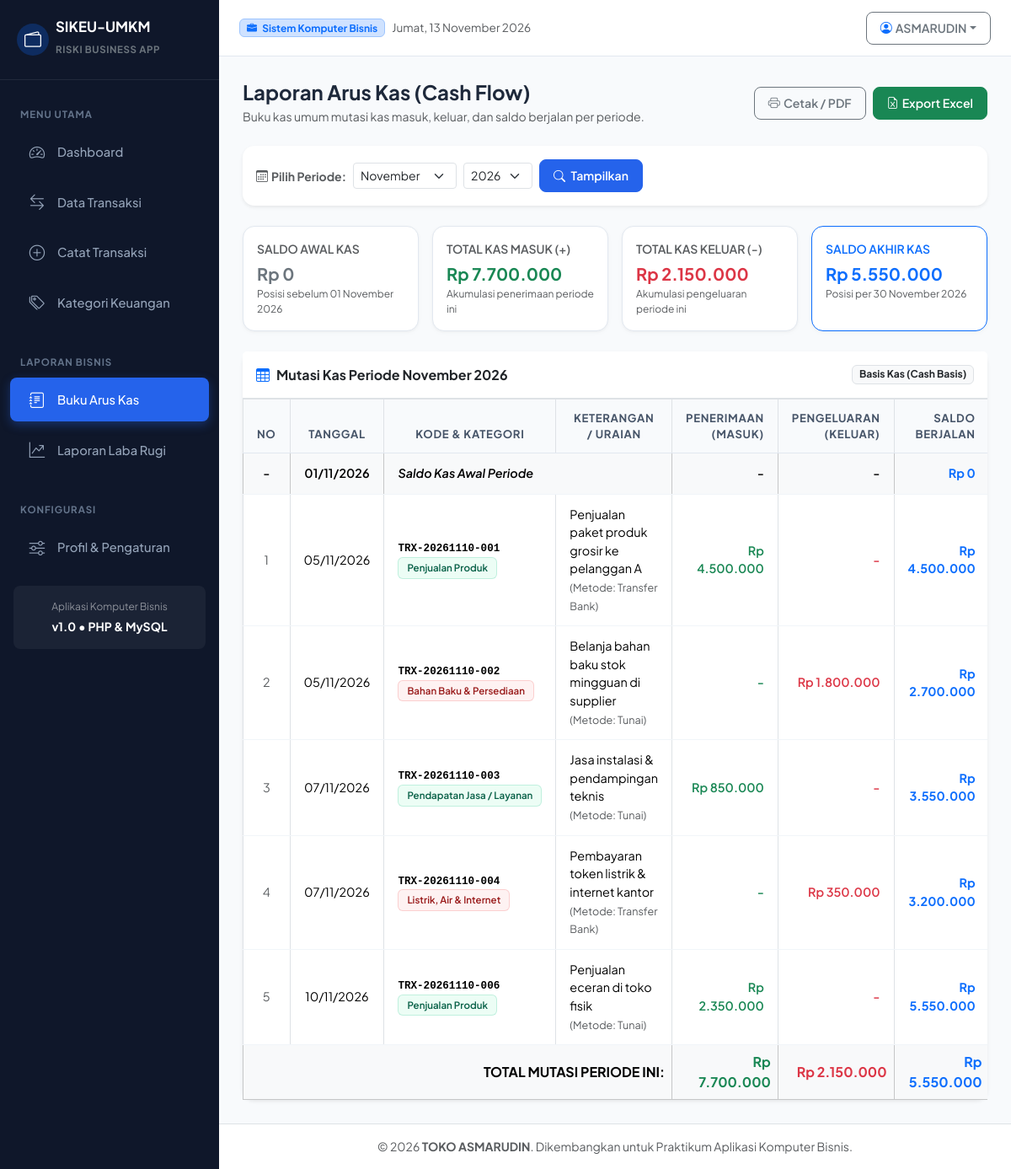
/laporan_arus_kas.php, run on the app's committed database.
### tables this page shows
CREATE TABLE `pengaturan` (
  `id` int(11) NOT NULL,
  `nama_bisnis` varchar(150) NOT NULL,
  `pemilik` varchar(100) NOT NULL,
  `telepon` varchar(30) DEFAULT NULL,
  `alamat` text DEFAULT NULL,
  `mata_uang` varchar(10) DEFAULT 'Rp',
  `updated_at` timestamp NOT NULL DEFAULT current_timestamp() ON UPDATE current_timestamp()
);

CREATE TABLE `transaksi` (
  `id` int(11) NOT NULL,
  `kode_transaksi` varchar(50) NOT NULL,
  `tanggal` date NOT NULL,
  `jenis` enum('pemasukan','pengeluaran') NOT NULL,
  `kategori_id` int(11) NOT NULL,
  `nominal` decimal(15,2) NOT NULL DEFAULT 0.00,
  `metode_pembayaran` varchar(50) DEFAULT 'Tunai',
  `keterangan` text DEFAULT NULL,
  `bukti_transaksi` varchar(255) DEFAULT NULL,
  `created_at` timestamp NOT NULL DEFAULT current_timestamp(),
  `updated_at` timestamp NOT NULL DEFAULT current_timestamp() ON UPDATE current_timestamp()
);

CREATE TABLE `kategori` (
  `id` int(11) NOT NULL,
  `nama_kategori` varchar(100) NOT NULL,
  `jenis` enum('pemasukan','pengeluaran') NOT NULL,
  `deskripsi` varchar(255) DEFAULT NULL,
  `created_at` timestamp NOT NULL DEFAULT current_timestamp()
);

### config/helper.php (called while the page is built, shortened)
<?php
function rupiah($angka) {
    return 'Rp ' . number_format((float)$angka, 0, ',', '.');
}
function tanggal_indo($tanggal, $cetak_hari = false) {
    $hari = [
        1 => 'Senin', 'Selasa', 'Rabu', 'Kamis', 'Jumat', 'Sabtu', 'Minggu'
    ];
    $bulan = [
        1 => 'Januari', 'Februari', 'Maret', 'April', 'Mei', 'Juni',
        'Juli', 'Agustus', 'September', 'Oktober', 'November', 'Desember'
    ];
    $pecahkan = explode('-', date('Y-m-d', strtotime($tanggal)));
    $tgl_indo = $pecahkan[2] . ' ' . $bulan[(int)$pecahkan[1]] . ' ' . $pecahkan[0];
    if ($cetak_hari) {
        $num_hari = date('N', strtotime($tanggal));
        return $hari[$num_hari] . ', ' . $tgl_indo;
    }
    return $tgl_indo;
}
function sanitize($input) {
    return htmlspecialchars(trim($input ?? ''), ENT_QUOTES, 'UTF-8');
}
function get_profil_bisnis($pdo) {
    $stmt = $pdo->query("SELECT * FROM pengaturan ORDER BY id ASC LIMIT 1");
    $data = $stmt->fetch();
    return $data;
}

### laporan_arus_kas.php (the view, shortened to what this page needs)
<?php
require_once __DIR__ . '/includes/header.php';
$bulanPilih = sanitize($_GET['bulan'] ?? date('m'));
$tahunPilih = sanitize($_GET['tahun'] ?? date('Y'));
$tanggalAwalPeriode = "$tahunPilih-$bulanPilih-01";
$tanggalAkhirPeriode = date('Y-m-t', strtotime($tanggalAwalPeriode));
$stmtSaldoAwalIn = $pdo->prepare("SELECT COALESCE(SUM(nominal), 0) FROM transaksi WHERE jenis = 'pemasukan' AND tanggal < ?");
$stmtSaldoAwalIn->execute([$tanggalAwalPeriode]);
$saldoAwalIn = (float)$stmtSaldoAwalIn->fetchColumn();
$stmtSaldoAwalOut = $pdo->prepare("SELECT COALESCE(SUM(nominal), 0) FROM transaksi WHERE jenis = 'pengeluaran' AND tanggal < ?");
$stmtSaldoAwalOut->execute([$tanggalAwalPeriode]);
$saldoAwalOut = (float)$stmtSaldoAwalOut->fetchColumn();
$saldoAwal = $saldoAwalIn - $saldoAwalOut;
$stmtTrx = $pdo->prepare("
    SELECT t.*, k.nama_kategori
    FROM transaksi t
    JOIN kategori k ON t.kategori_id = k.id
    WHERE t.tanggal >= ? AND t.tanggal <= ?
    ORDER BY t.tanggal ASC, t.id ASC
");
$stmtTrx->execute([$tanggalAwalPeriode, $tanggalAkhirPeriode]);
$transaksiPeriode = $stmtTrx->fetchAll();
$totalPemasukanPeriode = 0;
$totalPengeluaranPeriode = 0;
foreach ($transaksiPeriode as $trx) {
    if ($trx['jenis'] == 'pemasukan') {
        $totalPemasukanPeriode += (float)$trx['nominal'];
    } else {
        $totalPengeluaranPeriode += (float)$trx['nominal'];
    }
}
$saldoAkhir = $saldoAwal + $totalPemasukanPeriode - $totalPengeluaranPeriode;
$bulanList = [
    '01' => 'Januari', '02' => 'Februari', '03' => 'Maret', '04' => 'April',
    '05' => 'Mei', '06' => 'Juni', '07' => 'Juli', '08' => 'Agustus',
    '09' => 'September', '10' => 'Oktober', '11' => 'November', '12' => 'Desember'
];
?>
<div class="d-flex justify-content-between align-items-center mb-4 flex-wrap gap-2">
    <div>
        <h4 class="fw-bold mb-1">Laporan Arus Kas (Cash Flow)</h4>
        <p class="text-muted mb-0 small">Buku kas umum mutasi kas masuk, keluar, dan saldo berjalan per periode.</p>
    </div>
    <div class="d-flex gap-2 no-print">
        <a href="cetak_laporan.php?tipe=arus_kas&bulan=<?= $bulanPilih ?>&tahun=<?= $tahunPilih ?>" target="_blank" class="btn btn-outline-secondary d-flex align-items-center">
            <i class="bi bi-printer me-1"></i> Cetak / PDF
        </a>
        <a href="export_excel.php?tipe=arus_kas&bulan=<?= $bulanPilih ?>&tahun=<?= $tahunPilih ?>" target="_blank" class="btn btn-success d-flex align-items-center">
            <i class="bi bi-file-earmark-excel me-1"></i> Export Excel
        </a>
    </div>
</div>
<div class="card mb-4 no-print shadow-sm border-0">
    <div class="card-body p-3">
        <form method="GET" action="laporan_arus_kas.php" class="row g-2 align-items-center">
            <div class="col-auto">
                <span class="fw-bold small text-muted"><i class="bi bi-calendar3 me-1"></i>Pilih Periode:</span>
            </div>
            <div class="col-auto">
                <select name="bulan" class="form-select form-select-sm">
                    <?php foreach ($bulanList as $k => $v): ?>
                        <option value="<?= $k ?>" <?= $bulanPilih == $k ? 'selected' : '' ?>><?= $v ?></option>
                    <?php endforeach; ?>
                </select>
            </div>
            <div class="col-auto">
                <select name="tahun" class="form-select form-select-sm">
                    <?php
                    $yearNow = (int)date('Y');
                    for ($y = $yearNow - 2; $y <= $yearNow + 1; $y++): ?>
                        <option value="<?= $y ?>" <?= $tahunPilih == $y ? 'selected' : '' ?>><?= $y ?></option>
                    <?php endfor; ?>
                </select>
            </div>
            <div class="col-auto">
                <button type="submit" class="btn btn-sm btn-primary">
                    <i class="bi bi-search me-1"></i> Tampilkan
                </button>
            </div>
        </form>
    </div>
</div>
<div class="row g-3 mb-4">
    <div class="col-12 col-md-3">
        <div class="card p-3 h-100 bg-white">
            <div class="text-muted small fw-semibold">SALDO AWAL KAS</div>
            <div class="fs-5 fw-bold text-secondary mt-1"><?= rupiah($saldoAwal) ?></div>
            <small class="text-muted" style="font-size: 0.75rem;">Posisi sebelum 01 <?= $bulanList[$bulanPilih] ?> <?= $tahunPilih ?></small>
        </div>
    </div>
    <div class="col-12 col-md-3">
        <div class="card p-3 h-100 bg-white">
            <div class="text-muted small fw-semibold">TOTAL KAS MASUK (+)</div>
            <div class="fs-5 fw-bold text-success mt-1"><?= rupiah($totalPemasukanPeriode) ?></div>
            <small class="text-muted" style="font-size: 0.75rem;">Akumulasi penerimaan periode ini</small>
        </div>
    </div>
    <div class="col-12 col-md-3">
        <div class="card p-3 h-100 bg-white">
            <div class="text-muted small fw-semibold">TOTAL KAS KELUAR (-)</div>
            <div class="fs-5 fw-bold text-danger mt-1"><?= rupiah($totalPengeluaranPeriode) ?></div>
            <small class="text-muted" style="font-size: 0.75rem;">Akumulasi pengeluaran periode ini</small>
        </div>
    </div>
    <div class="col-12 col-md-3">
        <div class="card p-3 h-100 bg-white border-primary">
            <div class="text-primary small fw-semibold">SALDO AKHIR KAS</div>
            <div class="fs-5 fw-bold text-primary mt-1"><?= rupiah($saldoAkhir) ?></div>
            <small class="text-muted" style="font-size: 0.75rem;">Posisi per <?= tanggal_indo($tanggalAkhirPeriode) ?></small>
        </div>
    </div>
</div>
<div class="card shadow-sm border-0">
    <div class="card-header bg-white py-3 border-bottom d-flex justify-content-between align-items-center">
        <h6 class="fw-bold mb-0">
            <i class="bi bi-table me-2 text-primary"></i>Mutasi Kas Periode <?= $bulanList[$bulanPilih] ?> <?= $tahunPilih ?>
        </h6>
        <span class="badge bg-light text-dark border">Basis Kas (Cash Basis)</span>
    </div>
    <div class="table-responsive">
        <table class="table table-bordered table-custom align-middle">
            <thead class="text-center">
                <tr>
                    <th style="width: 45px;">No</th>
                    <th style="width: 110px;">Tanggal</th>
                    <th>Kode & Kategori</th>
                    <th>Keterangan / Uraian</th>
                    <th class="text-end" style="width: 150px;">Penerimaan (Masuk)</th>
                    <th class="text-end" style="width: 150px;">Pengeluaran (Keluar)</th>
                    <th class="text-end" style="width: 160px;">Saldo Berjalan</th>
                </tr>
            </thead>
            <tbody>
                <tr class="table-light fw-semibold">
                    <td class="text-center">-</td>
                    <td class="text-center"><?= date('d/m/Y', strtotime($tanggalAwalPeriode)) ?></td>
                    <td colspan="2"><em>Saldo Kas Awal Periode</em></td>
                    <td class="text-end">-</td>
                    <td class="text-end">-</td>
                    <td class="text-end text-primary fw-bold"><?= rupiah($saldoAwal) ?></td>
                </tr>
                <?php if (empty($transaksiPeriode)): ?>
                    <tr>
                        <td colspan="7" class="text-center py-4 text-muted">
                            Tidak ada aktivitas transaksi pada bulan <?= $bulanList[$bulanPilih] ?> <?= $tahunPilih ?>.
                        </td>
                    </tr>
                <?php else: ?>
                    <?php
                    $runningBalance = $saldoAwal;
                    $no = 1;
                    foreach ($transaksiPeriode as $row):
                        if ($row['jenis'] == 'pemasukan') {
                            $runningBalance += (float)$row['nominal'];
                        } else {
                            $runningBalance -= (float)$row['nominal'];
                        }
                    ?>
                        <tr>
                            <td class="text-center text-muted"><?= $no++ ?></td>
                            <td class="text-center"><?= date('d/m/Y', strtotime($row['tanggal'])) ?></td>
                            <td>
                                <div class="fw-semibold small" style="font-family: monospace;"><?= htmlspecialchars($row['kode_transaksi']) ?></div>
                                <span class="badge <?= $row['jenis'] == 'pemasukan' ? 'badge-pemasukan' : 'badge-pengeluaran' ?>" style="font-size: 0.72rem;">
                                    <?= htmlspecialchars($row['nama_kategori']) ?>
                                </span>
                            </td>
                            <td>
                                <div><?= htmlspecialchars($row['keterangan'] ?: '-') ?></div>
                                <small class="text-muted">(Metode: <?= htmlspecialchars($row['metode_pembayaran']) ?>)</small>
                            </td>
                            <td class="text-end text-success fw-semibold">
                                <?= $row['jenis'] == 'pemasukan' ? rupiah($row['nominal']) : '-' ?>
                            </td>
                            <td class="text-end text-danger fw-semibold">
                                <?= $row['jenis'] == 'pengeluaran' ? rupiah($row['nominal']) : '-' ?>
                            </td>
                            <td class="text-end fw-bold <?= $runningBalance >= 0 ? 'text-primary' : 'text-danger' ?>">
                                <?= rupiah($runningBalance) ?>
                            </td>
                        </tr>
                    <?php endforeach; ?>
                <?php endif; ?>
            </tbody>
            <tfoot class="table-light fw-bold">
                <tr>
                    <td colspan="4" class="text-end">TOTAL MUTASI PERIODE INI:</td>
                    <td class="text-end text-success"><?= rupiah($totalPemasukanPeriode) ?></td>
                    <td class="text-end text-danger"><?= rupiah($totalPengeluaranPeriode) ?></td>
                    <td class="text-end text-primary"><?= rupiah($saldoAkhir) ?></td>
                </tr>
            </tfoot>
        </table>
    </div>
</div>
<?php require_once __DIR__ . '/includes/footer.php'; ?>

### includes/header.php (shortened to what this page needs)
<?php
require_once __DIR__ . '/../config/database.php';
require_once __DIR__ . '/../config/helper.php';
$pdo = getDBConnection();
$profil = get_profil_bisnis($pdo);
?>
<!DOCTYPE html>
<html lang="id">
<head>
    <link href="https://cdn.jsdelivr.net/npm/bootstrap@5.3.3/dist/css/bootstrap.min.css" rel="stylesheet">
    <link href="https://cdn.jsdelivr.net/npm/bootstrap-icons@1.11.3/font/bootstrap-icons.min.css" rel="stylesheet">
    <link rel="stylesheet" href="assets/css/style.css">
</head>
<body>
<div class="d-flex" id="wrapper">
    <?php include __DIR__ . '/sidebar.php'; ?>
    <div id="page-content-wrapper">
        <nav class="navbar navbar-expand-lg top-navbar no-print">
            <div class="container-fluid px-0">
                <div class="d-flex align-items-center">
                    <span class="badge bg-primary-subtle text-primary border border-primary-subtle me-2 px-2 py-1">
                        <i class="bi bi-briefcase-fill me-1"></i> Sistem Komputer Bisnis
                    </span>
                    <span class="text-muted d-none d-md-inline" style="font-size: 0.85rem;">
                        <?= tanggal_indo(date('Y-m-d'), true) ?>
                    </span>
                </div>
                <div class="ms-auto d-flex align-items-center">
                    <div class="dropdown">
                        <button class="btn btn-sm btn-outline-secondary dropdown-toggle d-flex align-items-center" type="button" data-bs-dismiss="dropdown" data-bs-toggle="dropdown">
                            <i class="bi bi-person-circle me-1 text-primary"></i>
                            <span class="fw-semibold"><?= htmlspecialchars($profil['pemilik']) ?></span>
                        </button>
                    </div>
                </div>
            </div>
        </nav>
        <div class="content-container">

### includes/footer.php (shortened to what this page needs)
        </div>
        <footer class="mt-auto py-3 bg-white border-top text-center text-muted small no-print">
            <div class="container-fluid">
                <span>&copy; <?= date('Y') ?> <strong><?= htmlspecialchars($profil['nama_bisnis']) ?></strong>. Dikembangkan untuk Praktikum Aplikasi Komputer Bisnis.</span>
            </div>
        </footer>
    </div>
</div>
</body>
</html>

### data on the page
pengaturan: pemilik "ASMARUDIN", nama_bisnis "TOKO ASMARUDIN"
transaksi: tanggal "05/11/2026", kode_transaksi "TRX-20261110-001", kategori.nama_kategori "Penjualan Produk", keterangan "Penjualan paket produk grosir ke pelanggan A", metode_pembayaran "Transfer Bank", nominal "Rp 4.500.000", runningBalance "Rp 4.500.000"
transaksi: tanggal "05/11/2026", kode_transaksi "TRX-20261110-002", kategori.nama_kategori "Bahan Baku & Persediaan", keterangan "Belanja bahan baku stok mingguan di supplier", metode_pembayaran "Tunai", nominal "Rp 1.800.000", runningBalance "Rp 2.700.000"
transaksi: tanggal "07/11/2026", kode_transaksi "TRX-20261110-003", kategori.nama_kategori "Pendapatan Jasa / Layanan", keterangan "Jasa instalasi & pendampingan teknis", metode_pembayaran "Tunai", nominal "Rp 850.000", runningBalance "Rp 3.550.000"
transaksi: tanggal "07/11/2026", kode_transaksi "TRX-20261110-004", kategori.nama_kategori "Listrik, Air & Internet", keterangan "Pembayaran token listrik & internet kantor", metode_pembayaran "Transfer Bank", nominal "Rp 350.000", runningBalance "Rp 3.200.000"
transaksi: tanggal "10/11/2026", kode_transaksi "TRX-20261110-006", kategori.nama_kategori "Penjualan Produk", keterangan "Penjualan eceran di toko fisik", metode_pembayaran "Tunai", nominal "Rp 2.350.000", runningBalance "Rp 5.550.000"

### other printed values
rupiah($saldoAwal) "Rp 0"
$bulanList[$bulanPilih] "November"
$tahunPilih "2026"
rupiah($totalPemasukanPeriode) "Rp 7.700.000"
rupiah($totalPengeluaranPeriode) "Rp 2.150.000"
rupiah($saldoAkhir) "Rp 5.550.000"
tanggal_indo($tanggalAkhirPeriode) "30 November 2026"
date('d/m/Y', strtotime($tanggalAwalPeriode)) "01/11/2026"
form field bulan "November"
form field tahun "2026"
